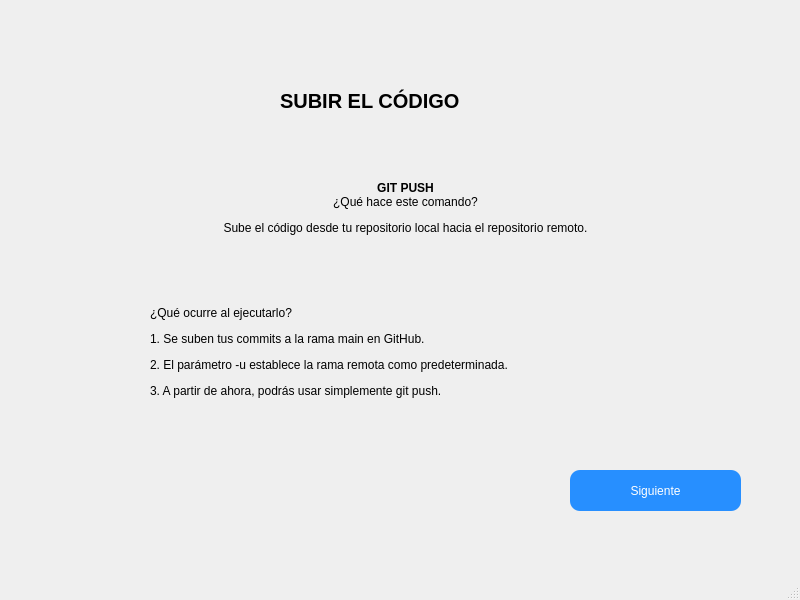
<?xml version="1.0" encoding="UTF-8"?>
<ui version="4.0">
 <class>MainWindow</class>
 <widget class="QMainWindow" name="MainWindow">
  <property name="geometry">
   <rect>
    <x>0</x>
    <y>0</y>
    <width>800</width>
    <height>600</height>
   </rect>
  </property>
  <property name="windowTitle">
   <string>MainWindow</string>
  </property>
  <widget class="QWidget" name="centralwidget">
   <widget class="QLabel" name="label">
    <property name="geometry">
     <rect>
      <x>150</x>
      <y>60</y>
      <width>511</width>
      <height>401</height>
     </rect>
    </property>
    <property name="font">
     <font>
      <pointsize>15</pointsize>
      <weight>75</weight>
      <bold>true</bold>
     </font>
    </property>
    <property name="text">
     <string>&lt;html&gt;&lt;head/&gt;&lt;body&gt;&lt;p align=&quot;center&quot;&gt;&lt;br/&gt;&lt;/p&gt;&lt;p align=&quot;center&quot;&gt;&lt;span style=&quot; font-size:9pt;&quot;&gt;GIT PUSH&lt;br/&gt;&lt;/span&gt;&lt;span style=&quot; font-size:9pt; font-weight:400;&quot;&gt;¿Qué hace este comando?&lt;/span&gt;&lt;/p&gt;&lt;p align=&quot;center&quot;&gt;&lt;span style=&quot; font-size:9pt; font-weight:400;&quot;&gt;Sube el código desde tu repositorio local hacia el repositorio remoto.&lt;/span&gt;&lt;/p&gt;&lt;p&gt;&lt;br/&gt;&lt;/p&gt;&lt;p&gt;&lt;span style=&quot; font-size:9pt; font-weight:400;&quot;&gt;¿Qué ocurre al ejecutarlo?&lt;/span&gt;&lt;/p&gt;&lt;p&gt;&lt;span style=&quot; font-size:9pt; font-weight:400;&quot;&gt;1. Se suben tus commits a la rama main en GitHub.&lt;/span&gt;&lt;/p&gt;&lt;p&gt;&lt;span style=&quot; font-size:9pt; font-weight:400;&quot;&gt;2. El parámetro -u establece la rama remota como predeterminada.&lt;/span&gt;&lt;/p&gt;&lt;p&gt;&lt;span style=&quot; font-size:9pt; font-weight:400;&quot;&gt;3. A partir de ahora, podrás usar simplemente git push.&lt;/span&gt;&lt;/p&gt;&lt;/body&gt;&lt;/html&gt;</string>
    </property>
   </widget>
   <widget class="QLabel" name="label_2">
    <property name="geometry">
     <rect>
      <x>280</x>
      <y>40</y>
      <width>301</width>
      <height>121</height>
     </rect>
    </property>
    <property name="font">
     <font>
      <pointsize>15</pointsize>
      <weight>75</weight>
      <bold>true</bold>
     </font>
    </property>
    <property name="text">
     <string>SUBIR EL CÓDIGO</string>
    </property>
   </widget>
   <widget class="QPushButton" name="pushButton">
    <property name="geometry">
     <rect>
      <x>570</x>
      <y>470</y>
      <width>171</width>
      <height>41</height>
     </rect>
    </property>
    <property name="styleSheet">
     <string notr="true">background-color: rgb(39, 143, 255);


color: rgb(255, 255, 255);


font: 10pt &quot;Arial Rounded MT Bold&quot;;


border-radius: 10px;</string>
    </property>
    <property name="text">
     <string>Siguiente</string>
    </property>
   </widget>
  </widget>
  <widget class="QMenuBar" name="menubar">
   <property name="geometry">
    <rect>
     <x>0</x>
     <y>0</y>
     <width>800</width>
     <height>26</height>
    </rect>
   </property>
  </widget>
  <widget class="QStatusBar" name="statusbar"/>
 </widget>
 <resources/>
 <connections/>
</ui>
